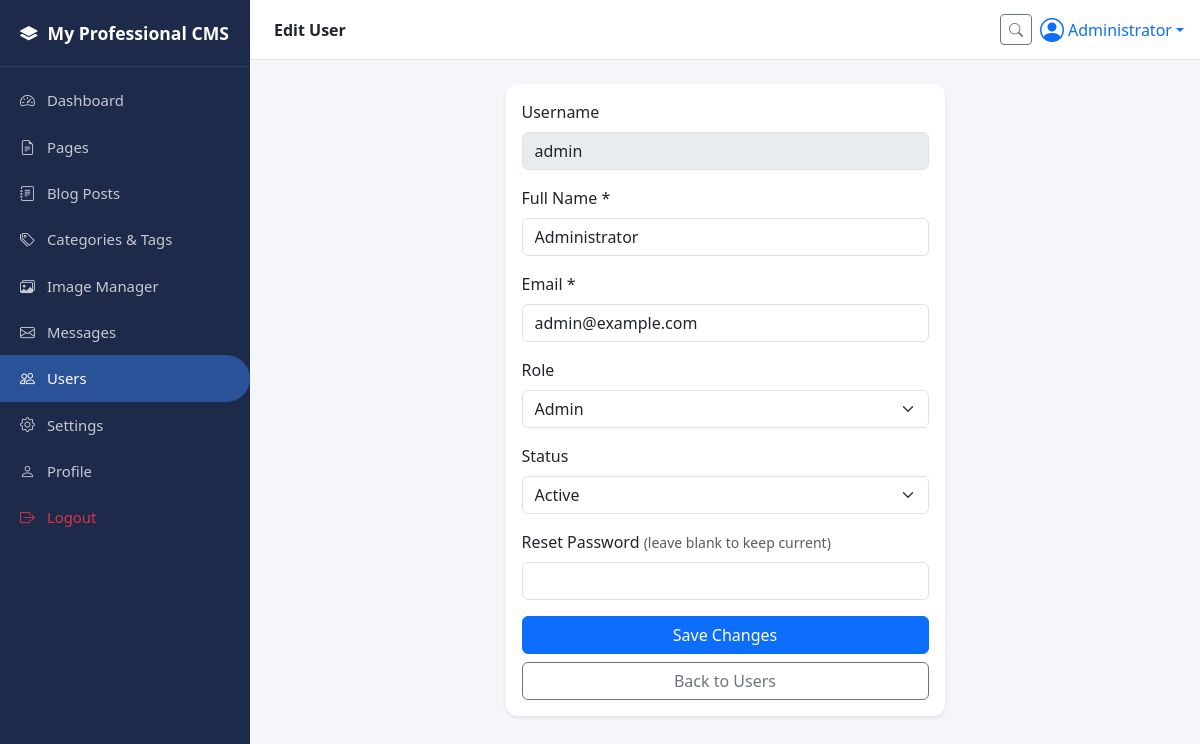
The page /admin/user-edit.php?id=1 (signed in) on the database its author committed.
### tables this page shows
CREATE TABLE IF NOT EXISTS `users` (
  `id` INT(11) NOT NULL AUTO_INCREMENT,
  `name` VARCHAR(100) NOT NULL,
  `email` VARCHAR(150) NOT NULL UNIQUE,
  `username` VARCHAR(50) NOT NULL UNIQUE,
  `password` VARCHAR(255) NOT NULL,
  `role` ENUM('admin','editor') NOT NULL DEFAULT 'editor',
  `status` ENUM('active','inactive') NOT NULL DEFAULT 'active',
  `avatar` VARCHAR(255) DEFAULT NULL,
  `reset_token` VARCHAR(255) DEFAULT NULL,
  `reset_expires` DATETIME DEFAULT NULL,
  `created_at` TIMESTAMP NOT NULL DEFAULT CURRENT_TIMESTAMP,
  `updated_at` TIMESTAMP NOT NULL DEFAULT CURRENT_TIMESTAMP ON UPDATE CURRENT_TIMESTAMP,
  PRIMARY KEY (`id`)
);

### includes/functions.php (called while the page is built, shortened)
<?php
function e($string) {
    return htmlspecialchars($string ?? '', ENT_QUOTES, 'UTF-8');
}

### admin/user-edit.php (the view, shortened to what this page needs)
<?php
require_once __DIR__ . '/../includes/functions.php';
$id = (int)($_GET['id'] ?? 0);
$stmt = $pdo->prepare("SELECT * FROM users WHERE id = ?");
$stmt->execute([$id]);
$user = $stmt->fetch();
include __DIR__ . '/includes/header.php';
?>
<div class="row justify-content-center">
  <div class="col-md-6">
    <div class="card shadow-sm">
      <div class="card-body">
        <form method="POST">
          <div class="mb-3"><label class="form-label">Username</label><input type="text" class="form-control" value="<?= e($user['username']) ?>" disabled></div>
          <div class="mb-3"><label class="form-label">Full Name *</label><input type="text" name="name" class="form-control" required value="<?= e($user['name']) ?>"></div>
          <div class="mb-3"><label class="form-label">Email *</label><input type="email" name="email" class="form-control" required value="<?= e($user['email']) ?>"></div>
          <div class="mb-3">
            <label class="form-label">Role</label>
            <select name="role" class="form-select">
              <option value="admin" <?= $user['role']==='admin'?'selected':'' ?>>Admin</option>
            </select>
          </div>
          <div class="mb-3">
            <label class="form-label">Status</label>
            <select name="status" class="form-select">
              <option value="active" <?= $user['status']==='active'?'selected':'' ?>>Active</option>
            </select>
          </div>
          <div class="mb-3">
            <label class="form-label">Reset Password <small class="text-muted">(leave blank to keep current)</small></label>
            <input type="password" name="new_password" class="form-control" minlength="8">
          </div>
          <button class="btn btn-primary w-100">Save Changes</button>
          <a href="users.php" class="btn btn-outline-secondary w-100 mt-2">Back to Users</a>
        </form>
      </div>
    </div>
  </div>
</div>
<?php include __DIR__ . '/includes/footer.php'; ?>

### assets/css/admin.css (style rules this page uses)
:root { --sidebar-width: 250px; --primary-dark: #1e2a4a; --primary-accent: #2a5298; }
body { background: #f4f6f9; font-family: 'Segoe UI', Roboto, Arial, sans-serif; }
.card { border: none; border-radius: 12px; }

### rows shown on the page
users: username "admin", name "Administrator", email "admin@example.com", role "Admin", status "Active"

### other values the page prints
setting('site_name', SITE_NAME_DEFAULT) "My Professional CMS"
$pageTitle "Edit User"
$_SESSION['user_name'] "Administrator"
